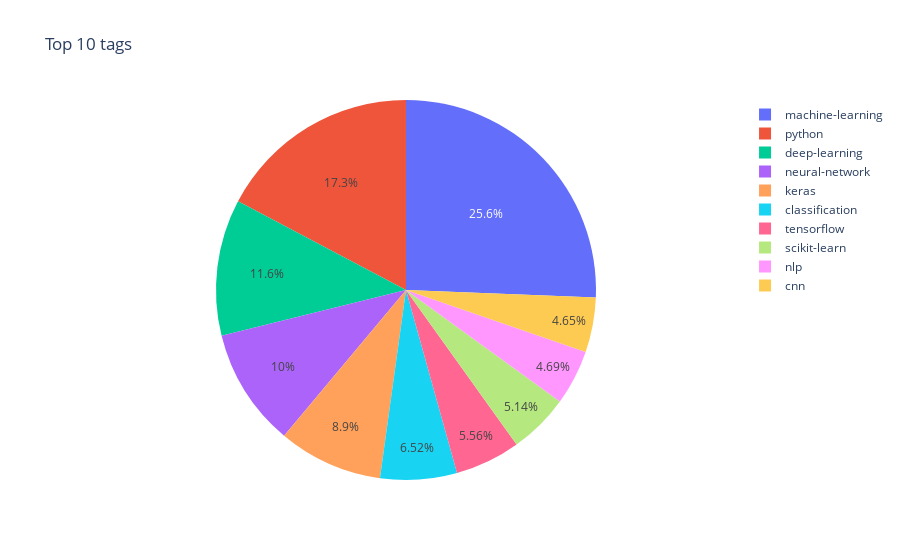

Notebook cell for this chart:
### Code cell
#plotly attempt - making a more interactive plot

import plotly.express as ex
import plotly

#creating plot
top_10 = most_used[:10]
ex.pie(top_10, values='tag_count',names=top_10.index,title='Top 10 tags')

### Figure 1 — Plotly figure (JSON) as saved in the notebook; plotly's stock layout.template omitted (floating-point values rounded to 4 significant figures)
{"data": [{"domain": {"x": [0, 1], "y": [0, 1]}, "hovertemplate": "index=%{label}<br>tag_count=%{value}<extra></extra>", "labels": ["machine-learning", "python", "deep-learning", "neural-network", "keras", "classification", "tensorflow", "scikit-learn", "nlp", "cnn"], "legendgroup": "", "name": "", "showlegend": true, "type": "pie", "values": [2693, 1814, 1220, 1055, 935, 685, 584, 540, 493, 489]}], "layout": {"legend": {"tracegroupgap": 0}, "title": {"text": "Top 10 tags"}}}
